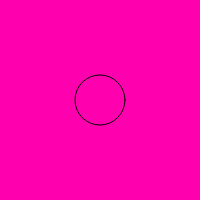
Frame 1 (no input)
Frame 60 (no input): identical to frame 1, image omitted
Frame 120 (the mouse pressed at the canvas centre since frame 60): identical to frame 1, image omitted

The p5.js sketch that drew this single still picture (run headless with seeded random() and noise() and a simulated clock; from frame 60 on, the mouse is pressed at the canvas centre):

// p5.js sketch
// ── sketch.js
var bgcolor;
var button;
var txt;

function setup() {
  createCanvas(200,200);
  bgcolor = color(51);

  txt = createP('some text');
  txt.mouseOver(changeStyle);
  txt.mouseOut(revertStyle);

  button = createButton("go");
  button.mousePressed(changeStyle);
}

function changeStyle() {
  txt.style("background-color", "black");
  txt.style("padding", "24px");
}

function revertStyle() {
  txt.style("background-color", "purple");
  txt.style("padding", "8px");
}

function draw() {
  background(255,0,175);
  fill(255,0,175);
  ellipse(100,100,50,50);
}
